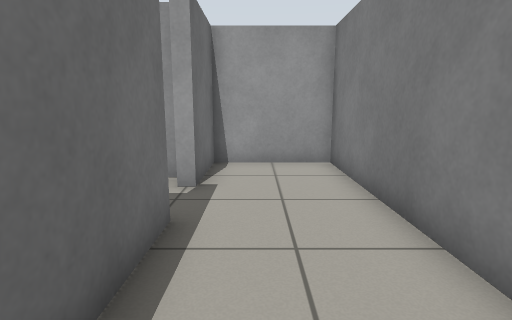
view 1 (above)

18 first-person views from a walk through a world built for the Gazebo simulator. The camera is 0.86 m above the floor, tilts 10° down and sees 80° across. The floor is counted in squares, 0.5 m on a side. Each view is taken from the middle of a square. On the plan, view 1 faces up. The plan holds only what a view shows up to about 16 squares ahead; the rest is blank.

view 2
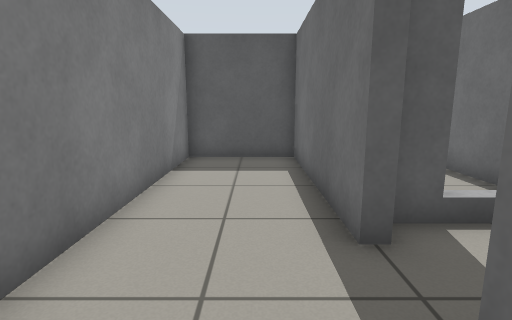

view 3
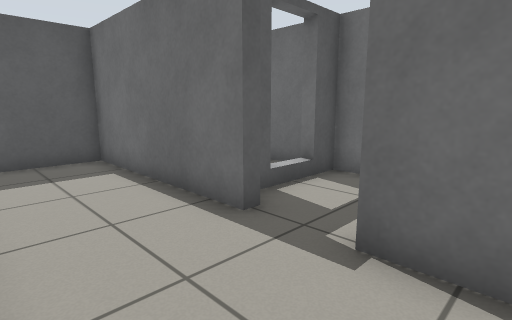

view 4
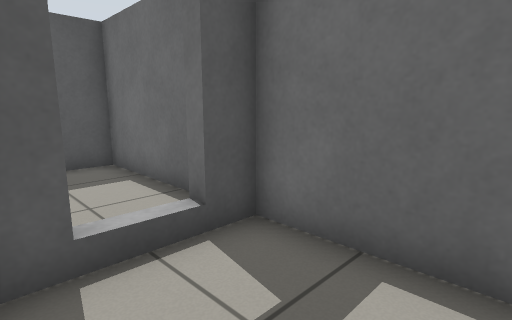

view 5
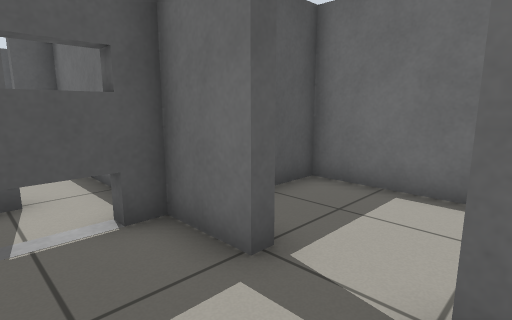

view 6
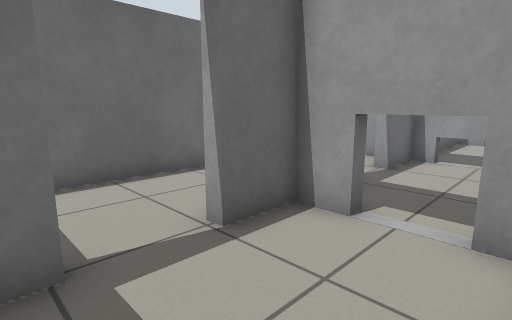

view 7
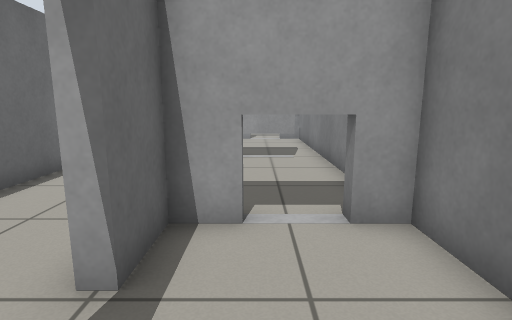

view 8
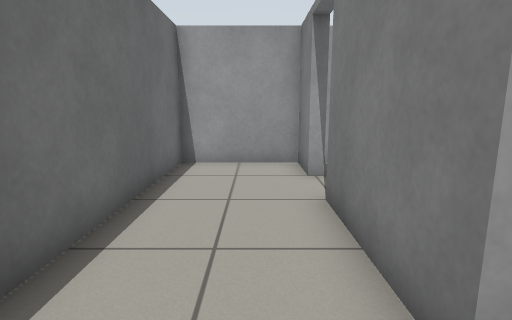

view 9
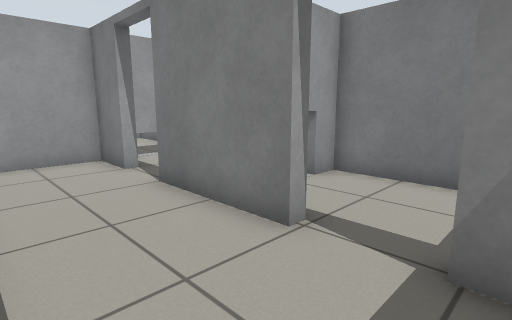

view 10
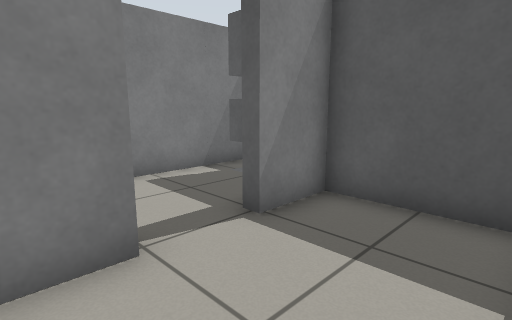

view 11
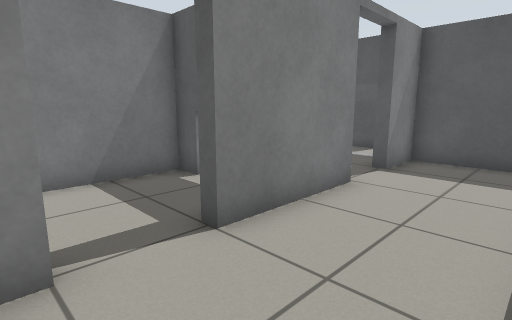

view 12
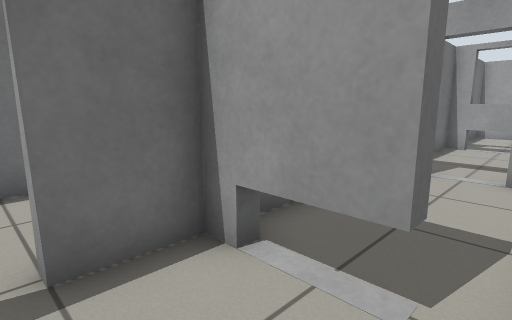

view 13
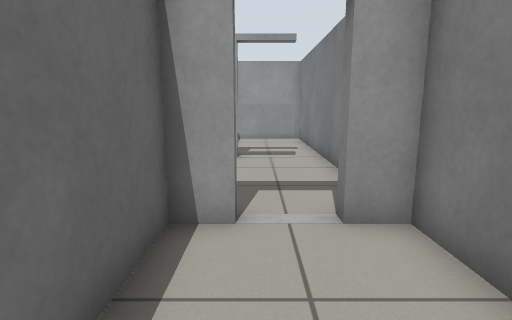

view 14
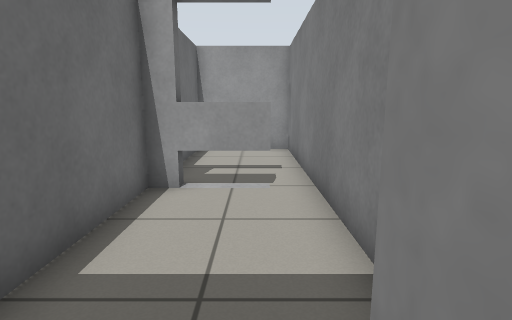

view 15
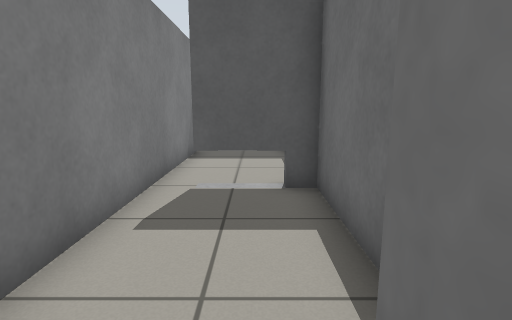

view 16
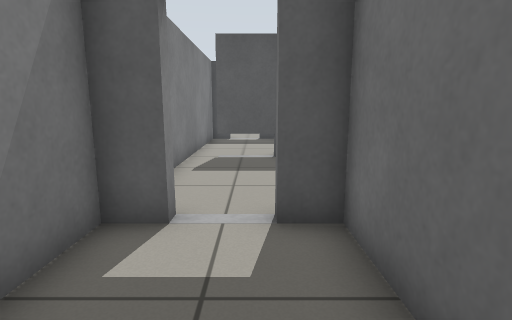

view 17
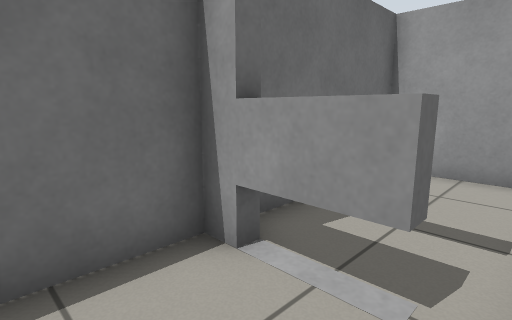

view 18
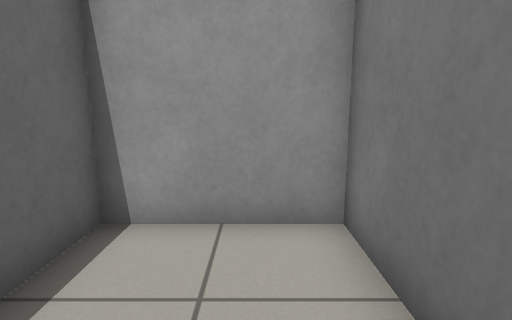

### Floor plan
Key: @ floor where view 1 was taken; # wall or solid block; . floor; D open door; = window, fence, low wall or low ledge; T thing the floor can be seen under or through.
Columns run from 10 left of view 1 to 3 right of it. Each row starts with its distance up from view 1.
 40     ######
 39     #....#
 38     #....#
 37     #....#
 36     #....#
 35     #....#
 34     ###=.#
 33     #....#
 32     #....#
 31     #....#
 30     #....#
 29     #....#
 28     ##..##
 27     #....#
 26     #....#
 25     #....#
 24     #....#
 23     #....#
 22 #####TTT.#
 21 #....T...#
 20 #....#...#
 19 #...DD...#
 18 #...DD...#
 17 #....T...#
 16 #....TTT##
 15 #....T...#
 14 #....#...#
 13 #...DD...#
 12 #...DD...#
 11 #....T...#
 10 #....TTT.#####
  9 #####T...#...#
  8     #..###...#
  7     #....#...#
  6     #........#
  5     #........#
  4     #....#...#
  3     ##TTTT...#
  2      #..#....#
  1      #..#....#
  0      #. #.@..#
 -1      #. #....#
 -2      ####....#
 -3         ######

Positions as (right, up) in squares from view 1, and headings:
1: (0, 0), facing up
2: (0, 8), facing down
3: (2, 8), facing down-left
4: (-2, 7), facing down-left
5: (-3, 14), facing down-left
6: (-2, 11), facing up-left
7: (-4, 11), facing up
8: (-7, 12), facing up
9: (-9, 11), facing up-right
10: (-9, 15), facing down-right
11: (-9, 20), facing down-right
12: (-2, 19), facing up-left
13: (-4, 23), facing up
14: (-3, 27), facing up
15: (-4, 28), facing down
16: (-4, 32), facing down
17: (-2, 31), facing up-left
18: (-3, 35), facing up
